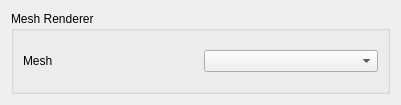
<?xml version="1.0" encoding="UTF-8"?>
<ui version="4.0">
 <class>MeshRendererUI</class>
 <widget class="QWidget" name="MeshRendererUI">
  <property name="geometry">
   <rect>
    <x>0</x>
    <y>0</y>
    <width>401</width>
    <height>105</height>
   </rect>
  </property>
  <property name="windowTitle">
   <string>Form</string>
  </property>
  <layout class="QVBoxLayout" name="verticalLayout_2">
   <item>
    <widget class="QGroupBox" name="meshRendererBox">
     <property name="title">
      <string>Mesh Renderer</string>
     </property>
     <layout class="QVBoxLayout" name="verticalLayout">
      <item>
       <layout class="QVBoxLayout" name="meshRendererVlayout">
        <item>
         <layout class="QHBoxLayout" name="meshBoxLayout">
          <item>
           <widget class="QLabel" name="label">
            <property name="frameShadow">
             <enum>QFrame::Plain</enum>
            </property>
            <property name="text">
             <string>Mesh</string>
            </property>
           </widget>
          </item>
          <item>
           <widget class="QComboBox" name="meshBox"/>
          </item>
         </layout>
        </item>
       </layout>
      </item>
     </layout>
    </widget>
   </item>
  </layout>
 </widget>
 <resources/>
 <connections/>
</ui>
